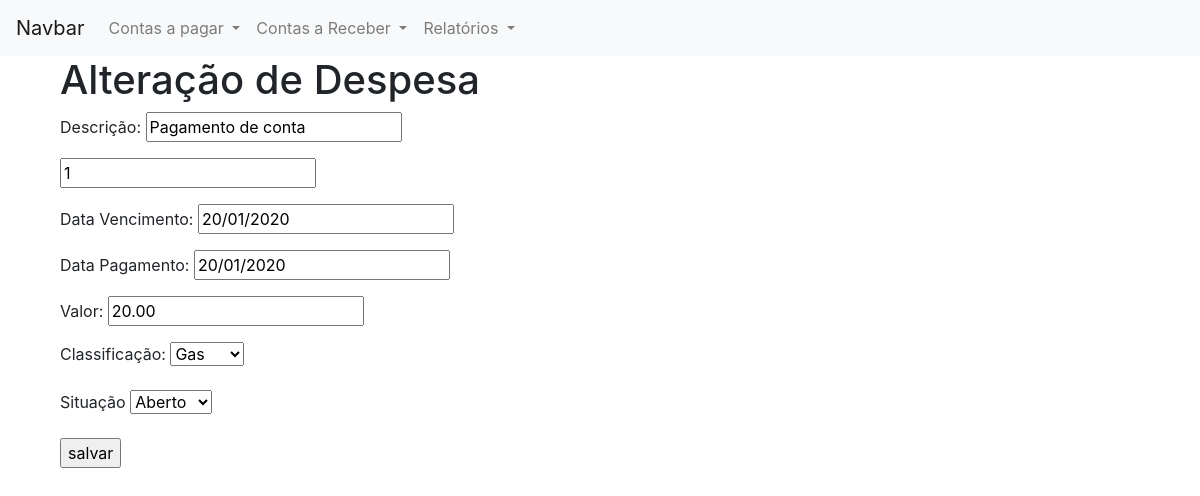
Before: /financeiro/pagamento_alterar/1 with the older database file.
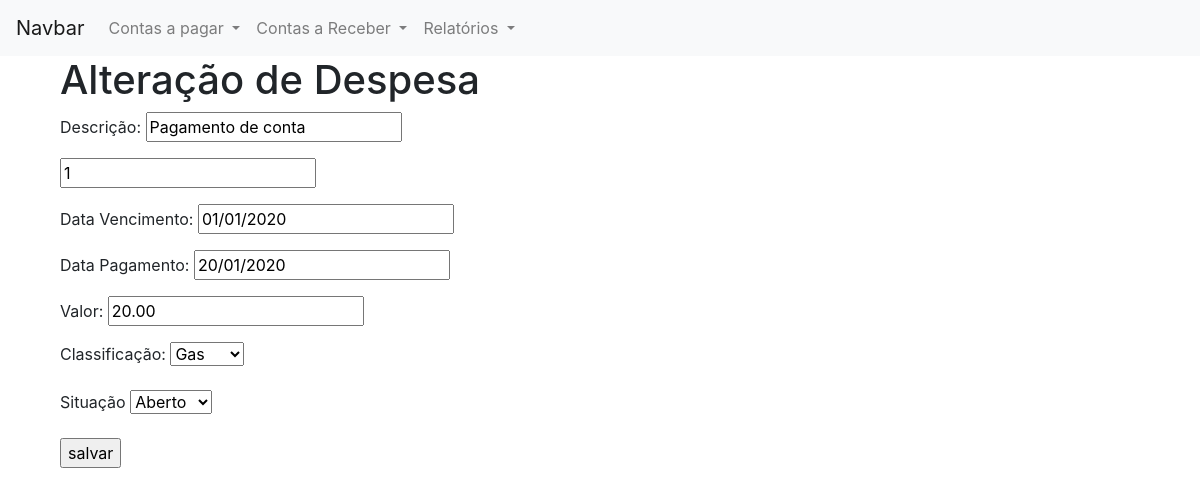
After: the same page with the newer database file.
### financeiro/models/financeiro.py (models this page shows)
class Contas_pagar(models.Model):
    dataVencimento = models.DateField(null=True)
    dataPagamento = models.DateField(null=True)
    valor = models.DecimalField(null=True, blank=True,max_digits=7, default=None, decimal_places=2)
    descricao = models.CharField(max_length=200, null=True)
    classificacao = models.ForeignKey("ClassificaPagamento",blank=True, null=True, on_delete=models.SET_NULL)
    situacao = models.CharField(max_length=200,default='aberto')
    objects = ContasPagarDAO()

### financeiro/views/fin_views.py (the view)
# urls.py: path('pagamento_alterar/<int:id_pagamento>', fin.pagamento_alterar, name="pagamento_alterar"),
def pagamento_alterar(request, id_pagamento):
	result = Contas_pagar.objects.get(id=id_pagamento)
	classePg = ClassificaPagamento.objects.all()
	template = loader.get_template('pagamento_alterar.html')
	situacao = ['aberto','quitado']
	context = {
		'pg' : result,
		'classePg':classePg,
		'situacao':situacao
	}
	return HttpResponse(template.render(context, request))

### financeiro/templates/pagamento_alterar.html (shortened to what this page needs)
<!DOCTYPE html>
<html lang="pt-br">
<head>
    <link rel="stylesheet" href="https://maxcdn.bootstrapcdn.com/bootstrap/4.0.0/css/bootstrap.min.css">
</head>
<body>
<nav class="navbar navbar-expand-lg navbar-light bg-light">
  <a class="navbar-brand" href="#">Navbar</a>
  <div class="collapse navbar-collapse" id="navbarNavDropdown">
    <ul class="navbar-nav">
       <li class="nav-item dropdown">
        <a class="nav-link dropdown-toggle" href="#" id="navbarDropdownMenuLink" role="button" data-toggle="dropdown" aria-haspopup="true" aria-expanded="false">
          Contas a pagar
        </a>
      </li>
       <li class="nav-item dropdown">
        <a class="nav-link dropdown-toggle" href="#" id="navbarDropdownMenuLink" role="button" data-toggle="dropdown" aria-haspopup="true" aria-expanded="false">
          Contas a Receber
        </a>
      </li>
      <li class="nav-item dropdown">
        <a class="nav-link dropdown-toggle" href="#" id="navbarDropdownMenuLink" role="button" data-toggle="dropdown" aria-haspopup="true" aria-expanded="false">
          Relatórios
        </a>
      </li>
    </ul>
  </div>
</nav>
<div class='container'>
    <div class='col-lg-12'>
        <h1>Alteração de Despesa </h1>
        <form action="/financeiro/pagamento_salvar_alteracao/" method="post">
        <p>Descrição: <input type="text" name='descricao' value="{{pg.descricao}}"></p>
        <p><input type="text" name='id' value="{{pg.id}}"></p>
        <p>Data Vencimento: <input type="text" name='dataVencimento' value="{{pg.dataVencimento|date:'d/m/Y'}}"></p>
        <p>Data Pagamento: <input type="text" name='dataPagamento' value="{{pg.dataPagamento|date:'d/m/Y'}}"></p>
        <p>Valor: <input type="text" name='valor' value="{{pg.valor|floatformat:2}}"></p>
        <p><label>Classificação: </label>
			<select name='classificacao'>
				{% for c in classePg %}
                    <option value = {{ c.id }} {{c.nome|capfirst}}>{{c.nome|capfirst}}</option>
				{% endfor %}
			</select>
		</p>
        <p><label>Situação </label>
			<select name='situacao'>
				{% for s in situacao %}
                    <option value ={{s}}>{{s|capfirst}}</option>
				{% endfor %}
			</select>
		</p>
        <p><input type="submit" value='salvar'></p>
	</div>
</div>
</body>
</html>

Changed rows visible on the page:
changed Contas_pagar "Pagamento de conta": dataVencimento "20/01/2020" → "01/01/2020"
